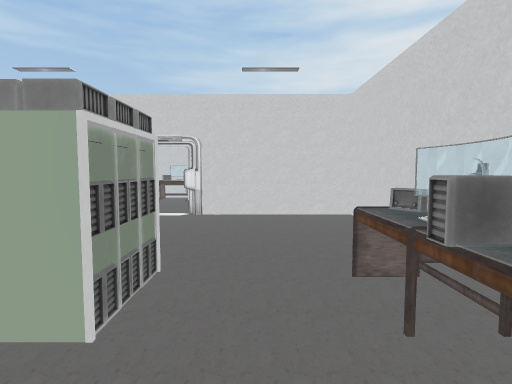
view 1 (above)

13 first-person views from a walk through a scene from a Unity 3-D project. The camera is 1.5 m above the floor, tilts 4° down and sees 80° across. Doors are open. The floor is counted in squares, 1 m on a side. Each view is taken from the middle of a square. On the plan, view 1 faces up. The plan holds only what a view shows up to about 15 squares ahead; the rest is blank. The player character is not drawn. Some surface patterns are stand-ins.

view 2
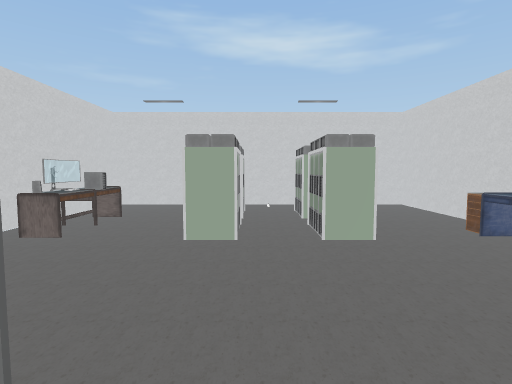

view 3
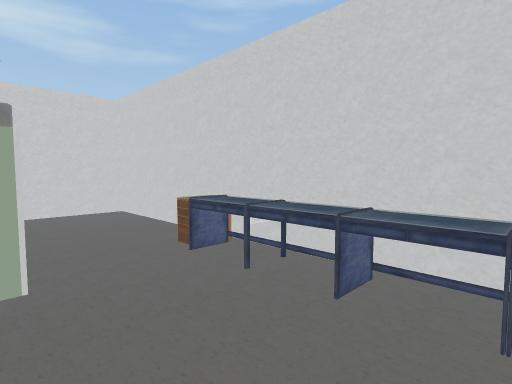

view 4
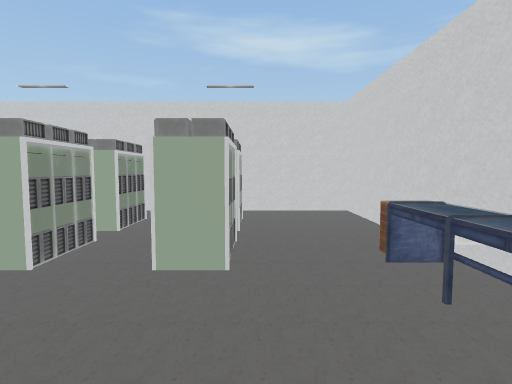

view 5
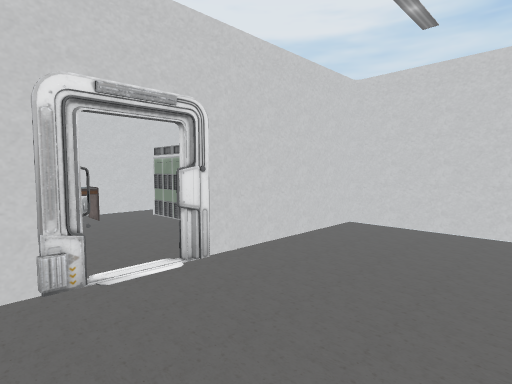

view 6
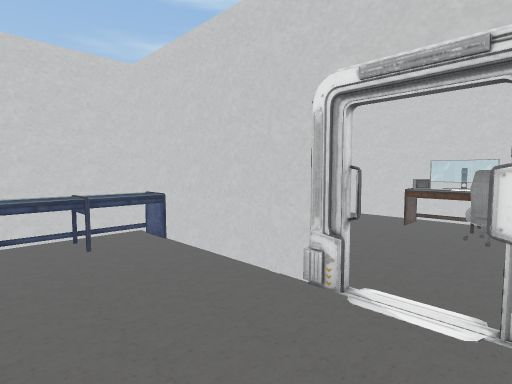

view 7
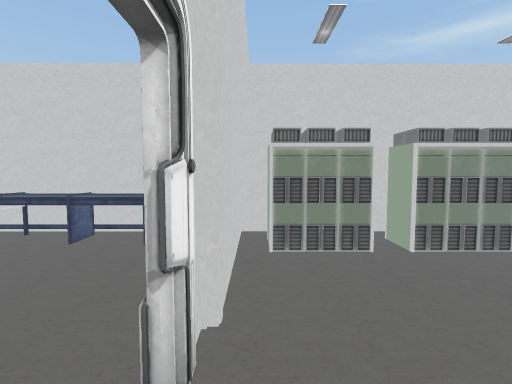

view 8
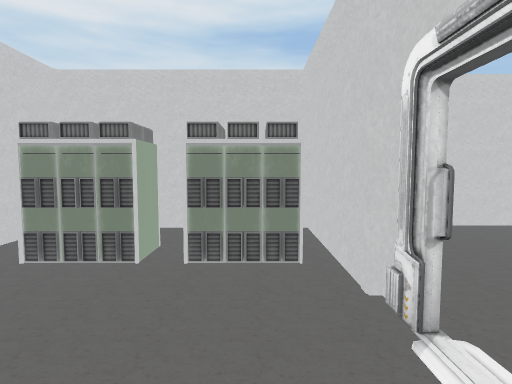

view 9
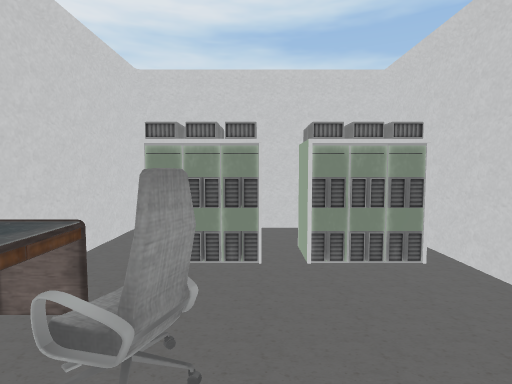

view 10
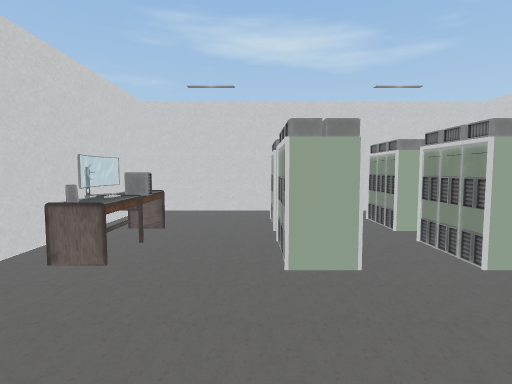

view 11
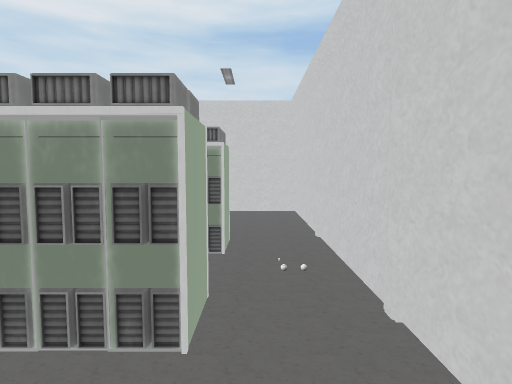

view 12
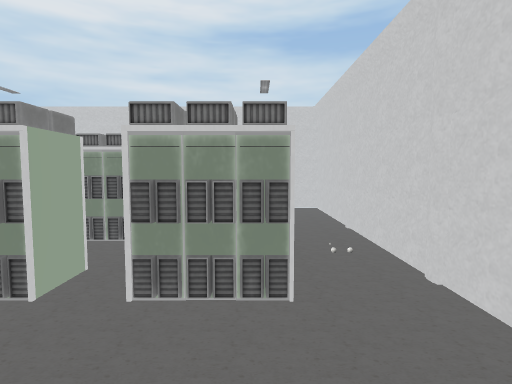

view 13
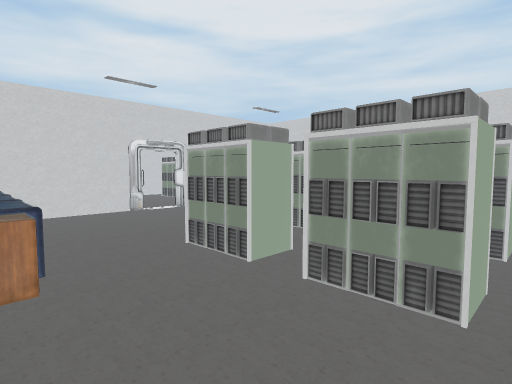

### Floor plan
Points are (right, up) in squares from view 1. A wall is a line through its corners. A room is listed if a view was taken in it or the views show most of it. See-through windows are left out.
Room 1 (views 1, 3, 4, 5, 6, 10, 11, 12, 13)
walls: (-3.5, 10.3) (-4.5, 10.3); (-1.9, 10.3) (-2.2, 10.2) (-2.5, 10.4); (-1.5, 10.3) (-2.5, 10.3); (-3.7, 10.5) (-4, 10.3); (-5.4, 10.3) (-7.6, 10.4); (3.3, -1.5) (3.3, 10); (-9.1, -2.5) (3.1, -2.5); (3, 10.3) (-0.5, 10.3); (-9.5, 10) (-9.5, -2.1); (-7.8, 11.3) (-8.5, 11.3)
low walls: (-3.7, 10.3) (-4.3, 10.2)
ways out: open door at (-3, 10) to room 2
objects: other object (-9, -2); other object (-9, 3) to (-8, 4); other object (-9, 5) to (-8, 7); other object (-9, 8) to (-8, 10); other object (-6, 0); other object (-6, 1); other object (-6, 3); other object (-6, 4); other object (-5, -2); other object (-5, 0); other object (-5, 1); other object (-5, 3); other object (-5, 4); other object (-3, 0); other object (-3, 1); other object (-3, 3); other object (-3, 4); other object (-2, 0); other object (-2, 1); other object (-2, 3); other object (-2, 4); other object (-1, -2); other object (1, 2) to (2, 2); other object (1, 3) to (2, 4); other object (2, 1); other object (3, -2)
Room 2 (views 2, 7, 8, 9)
walls: (-4.1, 10.7) (-3.7, 10.5); (-4.1, 10.6) (-3.6, 10.5); (-4.1, 10.6) (-3.6, 10.6); (-4.2, 10.4) (-3.8, 10.3); (-4.5, 10.3) (-5.4, 10.3); (-2.4, 10.6) (-1.5, 10.6); (-2.5, 10.4) (-2.1, 10.5); (-0.5, 10.3) (-1.5, 10.3); (-8.4, 10.6) (-5.3, 10.6); (0.4, 10.6) (2.9, 10.6); (2.9, 12.9) (2.9, 14.6); (2.6, 17.2) (-7.4, 17.2)
low walls: (-4, 10.3) (-4.3, 10.4); (-2.4, 10.5) (-1.8, 10.6)
ways out: open door at (-3, 10) to room 1
objects: other object (-10, 11); other object (-9, 10); other object (-8, 12); other object (-8, 13); other object (-8, 14); other object (-8, 15); other object (-8, 16); other object (-5, 10); other object (-5, 11); other object (-5, 16) to (-2, 16); other object (-3, 15); other object (-1, 10); other object (-1, 11); other object (0, 11); other object (0, 12); other object (0, 13); other object (0, 14); other object (0, 15); other object (0, 16); other object (1, 13); other object (1, 14); other object (1, 15)

Where each view was taken, in squares from view 1:
view 1: 0 up, 0 right, facing up
view 2: 11 up, 3 left, facing down
view 3: 9 up, 5 left, facing down-left
view 4: 9 up, 6 left, facing down
view 5: 6 up, 5 left, facing up-right
view 6: 7 up, 2 left, facing up-left
view 7: 11 up, 2 left, facing left
view 8: 12 up, 5 left, facing right
view 9: 14 up, 5 left, facing right
view 10: 9 up, 1 left, facing down
view 11: 1 down, 8 left, facing right
view 12: 0 up, 9 left, facing right
view 13: 1 down, 9 left, facing up-right
